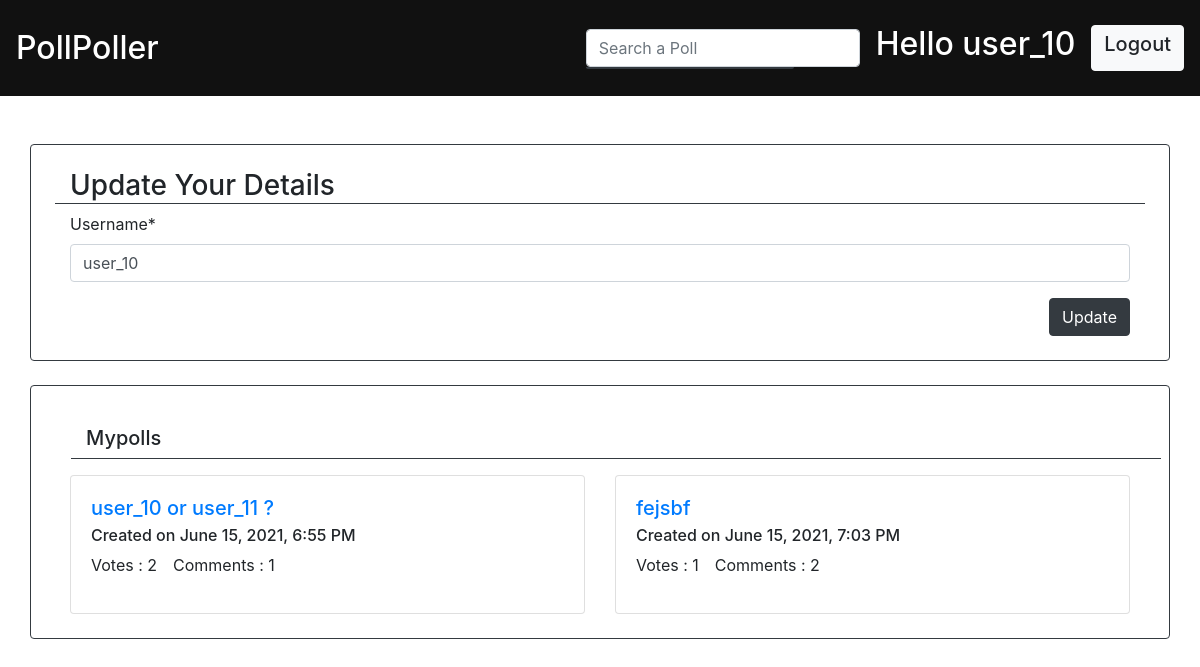
Screenshot of /profile/ (signed in) with the database file from the repository.
### polls/models.py (models this page shows, shortened)
class Poll(models.Model):
    title = models.CharField(max_length=50)
    date = models.DateTimeField(default=datetime.now)
    creator = models.ForeignKey(User, on_delete=models.CASCADE)
    likes = models.IntegerField(default=0)

class VotedBy(models.Model):
    poll = models.ForeignKey(Poll, on_delete=models.CASCADE)
    polled_by = models.ForeignKey(User,on_delete=models.CASCADE)
    polledOpt = models.ForeignKey(PollsOptions,on_delete=models.CASCADE)
    date = models.DateTimeField(default=datetime.now)

class CommentBy(models.Model):
    poll = models.ForeignKey(Poll,on_delete=models.CASCADE)
    comment = models.TextField(null=True)
    comment_by = models.ForeignKey(User, on_delete=models.CASCADE)
    date = models.DateTimeField(default=datetime.now)

### users/views.py (the view)
# urls.py: path('profile/',views.profile_view,name='profile')
@login_required(login_url='users:login')
def profile_view(request):
    if request.method == 'POST':
        form = ProfileForm(request.POST, instance=request.user)
        if form.is_valid():
            form.save()
            return redirect('users:profile')
        else:
            userpolls = Poll.objects.filter(creator=request.user)
            polls = []
            for i in range(0, len(userpolls), 2):
                try:
                    polls.append([userpolls[i], userpolls[i+1]])
                except:
                    polls.append([userpolls[i]])
            context = {
                'form': form,
                'polls': polls,
            }
            return  render(request, 'users/profile.html',context)
    else:
        form = ProfileForm(instance=request.user)
    userpolls = Poll.objects.filter(creator = request.user)
    polls = []
    for i in range(0,len(userpolls),2):
        try:
            polls.append([userpolls[i],userpolls[i+1]])
        except:
            polls.append([userpolls[i]])
    context = {
        'form': form,
        'polls':polls,
    }
    return render(request, 'users/profile.html', context)

### users/forms.py
class ProfileForm(forms.ModelForm):
    class Meta:
        model = User
        fields = ['username']

### templates/users/profile.html (shortened to what this page needs)
{% extends 'base.html' %}
{% load crispy_forms_tags %}
{% block content %}
    <div>
        <div class="container border rounded border-dark p-4 mt-5 mb-4">
            <div class="container border-bottom border-dark h3">
                Update Your Details
            </div>
            <div class="container">
                <form action="" method="post">
                    {{form|crispy}}
                    <div class="d-flex justify-content-end">
                        <button type="submit" class="btn btn-dark">Update</button>
                    </div>
                </form>
            </div>
        </div>
        <div class="container border rounded border-dark p-4">
            <div class="container border-bottom border-dark m-3">
                <p class="h5">Mypolls</p>
            </div>
            {% if polls|length %}
                <div class="container">
                    {% for poll in polls %}
                        <div class="row">
                            {% for each in poll %}
                            <div class="col">
                                <div class="card">
                                    <div class="card-body">
                                        <h5 class="card-title">
                                            <a href="{% url 'polls:poll' each.id %}">{{each.title}}</a>
                                        </h5>
                                        <h6 class="card-subtitle mb-2">
                                            Created on {{each.date|date:"F j, Y, g:i A"}}
                                        </h6>
                                        <div class="d-flex">
                                            <p class="mr-3">Votes : {{each.votedby_set.all|length}}</p>
                                            <p>Comments : {{ each.commentby_set.all|length }}</p>
                                        </div>
                                    </div>
                                </div>
                            </div>
                            {% endfor %}
                        </div>
                    {% endfor %}
                </div>
            {% else %}
                <div class="container">
                    No polls yet
                </div>
            {% endif %}
    </div>
{% endblock %}

### templates/base.html (shortened to what this page needs)
{% load static  %}
<html lang="en">
    <head>
        <link rel="stylesheet" href="{% static 'css/base.css' %}">
    </head>
    <body>
        <nav class="navbar navbar-dark sticky-top " style="background-color: #111;">
            <a class="navbar-brand h1 mt-3 " href="{% url 'polls:allpolls' %}">
                <h2>PollPoller</h2>
            </a>
            {% if user.is_authenticated %}
                <div class="d-flex">
                    <div class="mr-3 pt-1">
                        <div class="">
                            <input class="form-control  search-polls" type="search" placeholder="Search a Poll"
                                aria-label="Search">
                            <ul class="list-group suggestions-box border border-dark">
                            </ul>
                        </div>
                    </div>
                    <div class="logged-in-nav ">
                        <h2 class="text-white mr-3">Hello  <a href="{% url 'users:profile' %}" style="color: white;text-decoration: none;">{{user.username}}</a> </h2>
                        <a href="{% url 'users:logout' %}"><button class="btn btn-light">
                                <h5>Logout</h5>
                            </button></a>
                    </div>
                </div>
            {% endif %}
        </nav>
        <div class="mb-4" >
            {% block content %}
            {% endblock %}
        </div>
        <link rel="stylesheet" href="https://stackpath.bootstrapcdn.com/bootstrap/4.4.1/css/bootstrap.min.css"
>
    </body>
</html>

### static/css/base.css (style rules this page uses)
.logged-in-nav { display: flex; direction: ltr; justify-content: flex-end; align-items: stretch }
.suggestions-box { border-radius: 0px 0px 5px 5px !important; position: absolute !important; width: 13rem !important; }
form { padding: 0px; margin: 0px; }
nav { position: relative; }

### rows the page displays
Poll: title "user_10 or user_11 ?", date "June 15, 2021, 6:55 PM", votedby_set.all|length "2", commentby_set.all|length "1"
Poll: title "fejsbf", date "June 15, 2021, 7:03 PM", votedby_set.all|length "1", commentby_set.all|length "2"

### other values shown
{{ user.username }} "user_10"
